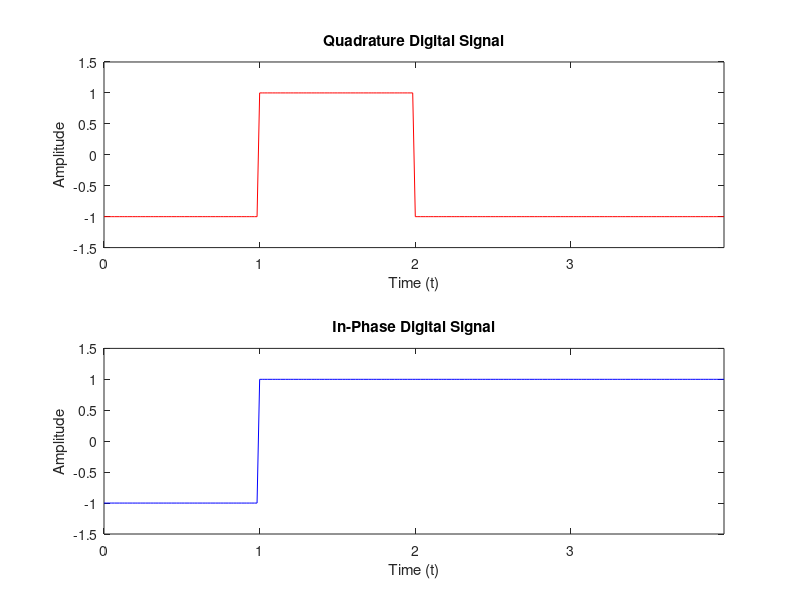
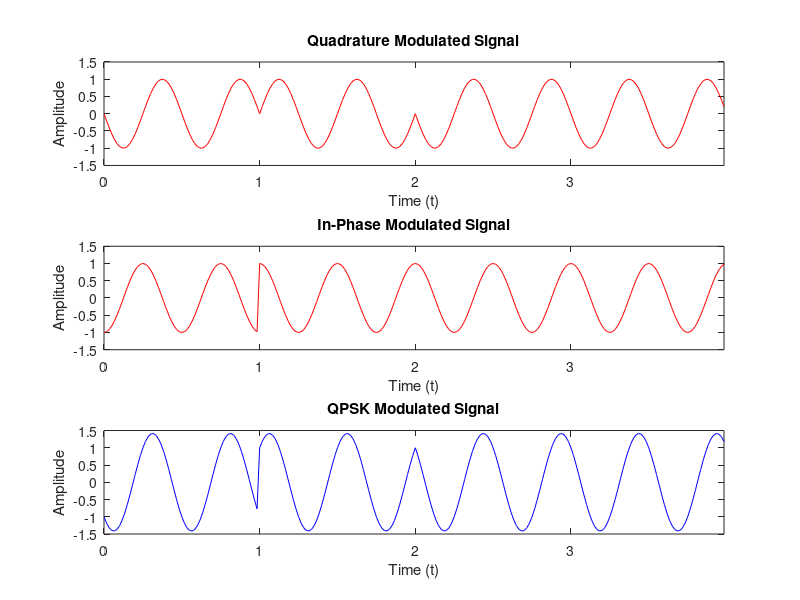

MATLAB code to generate these figures, in order:
 clearvars, clc, close all

%% ================ Data Explain

    % Communication system task 
    % Quadrature Phase Shift Keying

%% =============== Data Part

nama=input('Input your name : ', "s");
ascii = int8(nama);
asciibin = dec2bin(ascii,8);
b = asciibin';
c = str2num(b(:)); 
data = c;


fc = 2;
fs = 30*fc; 
ts = 1/fs;
bitlen = length(data);
Bitrate = 01;
t_akhir=bitlen/Bitrate;
t = 0 : ts : t_akhir/2;
len_t = length(t);
t = t(1:len_t-1);


% ================ Demultiplexer data Signal

Quadrature = data(1: 2:end);
InPhase = data(2:2:end);

% ================ Oscilator 
    % Quadrature carrier
        sc_quad = sin(2*pi*fc*t);
    % In Phase carrier 
        sc_ip = cos(2*pi*fc*t);
% ================ NRZ Polar Encoding
    % NRZ Quadrature
    quad_len = length(Quadrature);
        for i = 1:quad_len
            if (Quadrature(i) ==  0)
                NRZ_quad(i) = -1;
            else
                NRZ_quad(i) = 1;
            end
        end
    % NRZ In Phase
    ip_len = length(InPhase);
        for i = 1: ip_len
            if (InPhase(i) ==  0)
                NRZ_ip(i) = -1;
            else
                NRZ_ip(i) = 1;
            end
        end
% ================ Digital Signal
    sampleperbit = fs/Bitrate;
    si_q = [];
    si_ip = [];
    
    % Quadrature Digital Signal
        for i = 1:quad_len
            sq = NRZ_quad(i)*ones(1,sampleperbit);
            si_q = [si_q sq];
        end
     % InPhase Digital Signal
        for i = 1:ip_len
            si = NRZ_ip(i)*ones(1,sampleperbit);
            si_ip = [si_ip si];
        end
figure(1)
subplot(2,1,1)
plot(t,si_q,'r',LineWidth=2)
title('Quadrature Digital Signal')
xlabel('Time (t)')
ylabel('Amplitude')
axis([0 t(end) -1.5 1.5]);

subplot(2,1,2)
plot(t,si_ip,'b',LineWidth=2)
title('In-Phase Digital Signal')
xlabel('Time (t)')
ylabel('Amplitude')
axis([0 t(end) -1.5 1.5]);

% ================ Quadrature and InPhase Signal

Quadrature_Signal = si_q.*sc_quad;  % Quadrature part
InPhase_signal = si_ip.*sc_ip;      % In-Phase part

figure(2)
subplot(3,1,1)
plot(t,Quadrature_Signal,'r',LineWidth=2)
title('Quadrature Modulated Signal')
xlabel('Time (t)')
ylabel('Amplitude')
axis([0 t(end) -1.5 1.5]);

subplot(3,1,2)
plot(t,InPhase_signal,'r',LineWidth=2)
title('In-Phase Modulated Signal')
xlabel('Time (t)')
ylabel('Amplitude')
axis([0 t(end) -1.5 1.5]);

% ================ QPSK Modulation

QPSK = Quadrature_Signal+InPhase_signal;

subplot(3,1,3)
plot(t,QPSK,'b',LineWidth=2)
title('QPSK Modulated Signal')
xlabel('Time (t)')
ylabel('Amplitude') 
axis([0 t(end) -1.5 1.5]);


